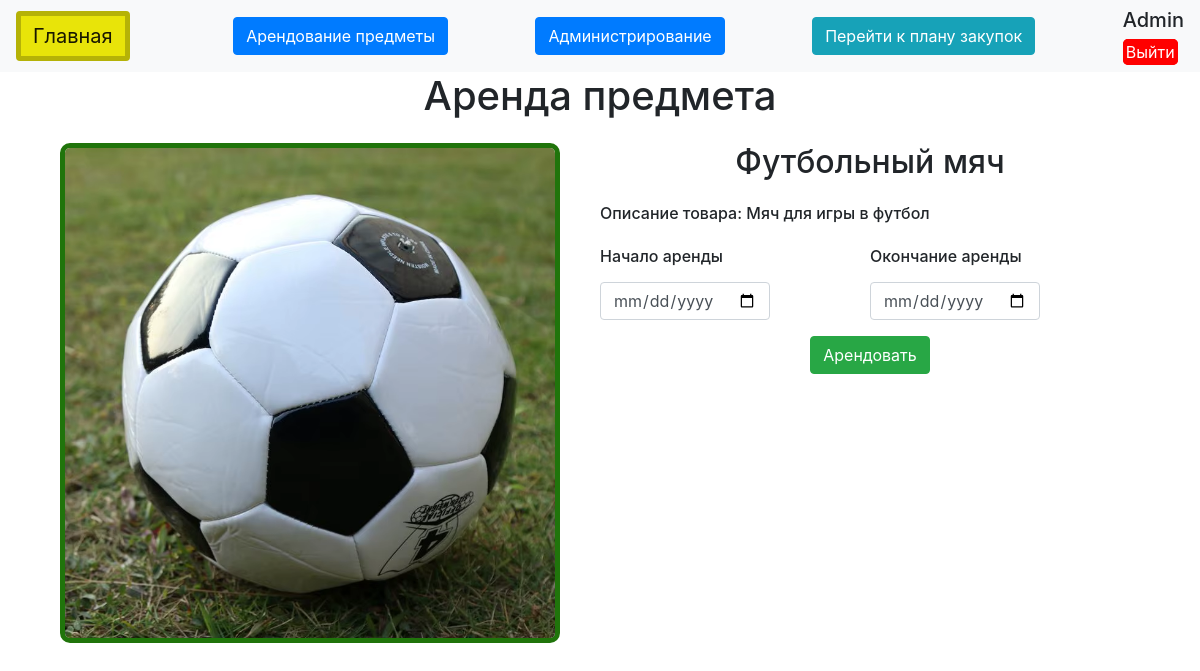
The page /request/1 (signed in) on the database its author committed.
### data/users.py (models this page shows, shortened)
class Users(SqlAlchemyBase, UserMixin):
    __tablename__ = 'users'
    id = sqlalchemy.Column(sqlalchemy.Integer, primary_key=True, autoincrement=True)
    name = sqlalchemy.Column(sqlalchemy.String, nullable=True)
    about = sqlalchemy.Column(sqlalchemy.String, nullable=True)
    email = sqlalchemy.Column(sqlalchemy.String, index=True, unique=True, nullable=True)
    hashed_password = sqlalchemy.Column(sqlalchemy.String, nullable=True)
    user_access = sqlalchemy.Column(sqlalchemy.String, default='User', nullable=True)
    password = sqlalchemy.Column(sqlalchemy.String, nullable=True)
    asortiment = orm.relationship("Asortiment", back_populates='users')

### data/news.py (models this page shows)
class Asortiment(SqlAlchemyBase):
    __tablename__ = 'asortiment'
    id = sqlalchemy.Column(sqlalchemy.Integer, primary_key=True, autoincrement=True)
    name = sqlalchemy.Column(sqlalchemy.String, nullable=True)
    status = sqlalchemy.Column(sqlalchemy.String, nullable=True)
    arend = sqlalchemy.Column(sqlalchemy.String, nullable=True)
    photo_href = sqlalchemy.Column(sqlalchemy.String, nullable=True)
    id_type = sqlalchemy.Column(sqlalchemy.Integer, sqlalchemy.ForeignKey('idtype.id'))
    is_private = sqlalchemy.Column(sqlalchemy.Boolean, default=True)
    user_id = sqlalchemy.Column(sqlalchemy.Integer, sqlalchemy.ForeignKey("users.id"))
    users = orm.relationship('Users')
    idtype = orm.relationship("Idtype")
    request = orm.relationship("Request", back_populates='asortiment')
    purchase_plans = orm.relationship("PurchasePlan", back_populates='asortiment')

### data/category.py (models this page shows)
class Idtype(SqlAlchemyBase):
    __tablename__ = 'idtype'
    id = sqlalchemy.Column(sqlalchemy.Integer, primary_key=True, autoincrement=True)
    name = sqlalchemy.Column(sqlalchemy.String)
    description = sqlalchemy.Column(sqlalchemy.Text)

### main.py (the view, shortened to what this page needs)
@app.route('/request/<int:id_item>', methods=['GET', 'POST'])
@login_required
def edit_news(id_item):
    if current_user.user_access == "baned":
        abort(404)
    else:
        db_sess = db_session.create_session()
        item = db_sess.query(Asortiment).filter_by(id=id_item).first()
        form = RequestForm()
        return render_template("request.html",
                            form=form,
                            item=item,
                            title="Аренда",
                            )

### forms/news.py
class RequestForm(FlaskForm):
    description = TextAreaField("Отчёт:")
    datetime_start = DateField('Начало аренды')
    datetime_end = DateField('Окончание аренды')
    confirmed = BooleanField('Одобрить?')
    submit = SubmitField("Арендовать")

### data/db_session.py (called while the page is built)
def create_session() -> Session:
    global __factory
    return __factory()

### main.py (called while the page is built)
@login_manager.user_loader
def load_user(user_id):
    db_sess = db_session.create_session()
    return db_sess.get(Users, user_id)

### templates/request.html (shortened to what this page needs)
{% extends "base.html" %}
{% block content %}
<div class="container">
    <div class="container form-container">
        <h1 class="text-center botind">Аренда предмета</h1>
       <div class="mb-4">
            <div class="iteml">
                <img class="imgadsize borderG" src="/{{ item.photo_href }}">
            </div>
            <div class="itemr">
                <div>
                    <h2 class="cental botind">{{ item.name }}</h2>
                </div>
                <div>
                    <h6 class="botind">Описание товара: {{  item.idtype.description }} </h6>
                </div>
                <form method="POST">
                    <div class="descp">
                        <div class="mb-3 datal padr">
                            <h6>{{ form.datetime_start.label(class="form-label") }}</h6>
                            {{ form.datetime_start(class="form-control") }}
                        </div>
                        <div class="mb-3 datar padr">
                            <h6>{{ form.datetime_end.label(class="form-label") }}</h6>
                            {{ form.datetime_end(class="form-control") }}
                        </div>
                    </div>
                    <div class="text-center">
                        {{ form.submit(type="submit", class="btn btn-success") }}
                    </div>
                </form>
            </div>
        </div>
    </div>
</div>
{% endblock %}

### templates/base.html (shortened to what this page needs)
<!doctype html>
<html lang="en">
<head>
    <link rel="stylesheet"
          href="https://stackpath.bootstrapcdn.com/bootstrap/4.4.1/css/bootstrap.min.css"
>
    <link rel="stylesheet" href="{{ url_for('static', filename='styles/Styles.css') }}">
</head>
<body>
<header>
    <nav class="navbar navbar-light bg-light">
        <a class="btn navbar-brand borderSome backcolorV" href="/" >Главная</a>
        {% if current_user.user_access == 'admin' %}
        <div class="cental">
            <a href="/arrended" class="btn btn-primary">Арендование предметы</a>
        </div>
        <div class="cental">
            <a href="/admin_panel" class="btn btn-primary">Администрирование</a>
        </div>
        <div class="cental">
            <a href="{{ url_for('purchase_plan') }}" class="btn btn-info">Перейти к плану закупок</a>
        </div>
        {% else %}
        <div class="cental">
            <a href="/arrended" class="btn btn-primary">Арендование предметы</a>
        </div>
        {% endif %}
        {% if current_user.is_authenticated %}
        <div>
            <h5>{{ current_user.name }}</h5>
            <a class="exit" href="/logout">Выйти</a>
        </div>
        {% else %}
            <p>
                <a class="btn btn-primary " href="/register">Зарегистрироваться</a>
                <a class="btn btn-success" href="/login">Войти</a>
            </p>
        {% endif %}
    </nav>
</header>
<main>
    {% block content %}{% endblock %}
</main>
</body>
</html>

### static/styles/Styles.css (style rules this page uses)
.exit { border:3px solid red; color: white; background-color: red; border-radius: 5px; }
h1 { text-align: center; }
.borderG { border: 5px solid rgb(32, 116, 11); border-radius: 10px; }
.borderSome { border: 5px solid #b5b207; }
.cental { text-align: center; }
.iteml { float: left; width: 50%; }
.itemr { float: right; width: 50%; }
.imgadsize { width: 500px; }
.backcolorV { background-color: #e8e409; color: white; }
.descp { display: flex; }
.datal { float: left; width: 50%; }
.datar { float: right; width: 50%; }
.botind { padding-bottom: 15px; }
.padr { padding-right: 100px; }

### rows shown on the page
Users: name "Admin"
Asortiment: photo_href (picture), name "Футбольный мяч"
Idtype: idtype.description "Мяч для игры в футбол"
